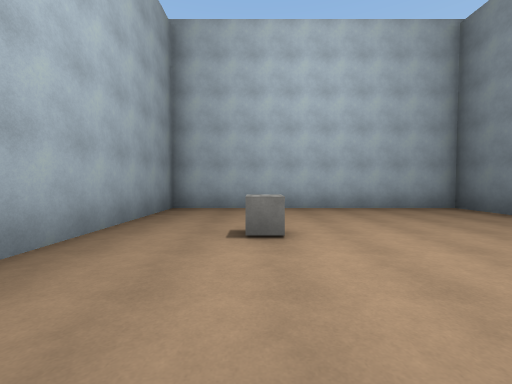
view 1 (above)

23 first-person views from a walk through a 3-D level made in the Unity game engine. The camera is 1.4 m above the floor, tilts 2° down and sees 90° across. The floor is counted in squares, 2 m on a side. Each view is taken from the middle of a square. On the plan, view 1 faces up. The plan holds only what a view shows up to about 9 squares ahead; the rest is blank. Some surface patterns are stand-ins.

view 2
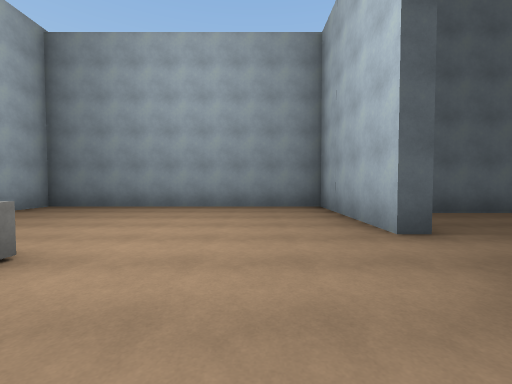

view 3
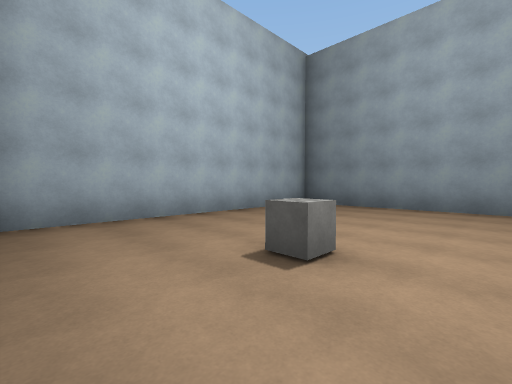

view 4
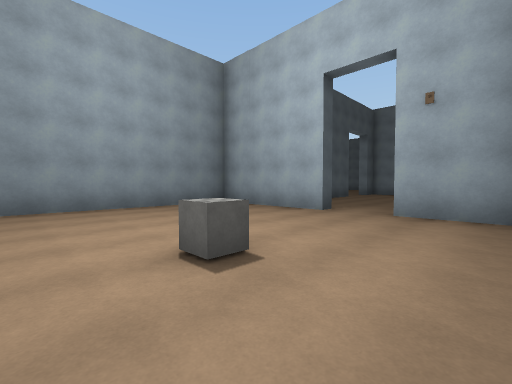

view 5
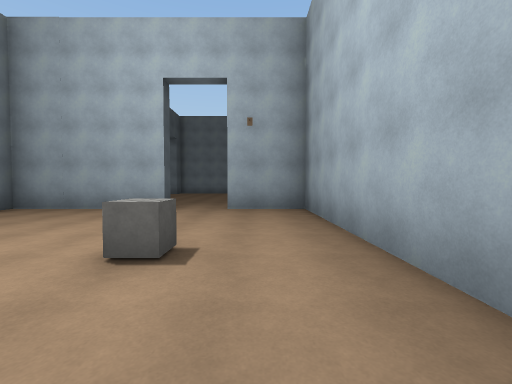

view 6
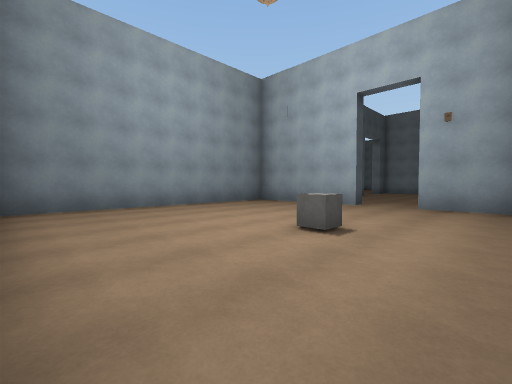

view 7
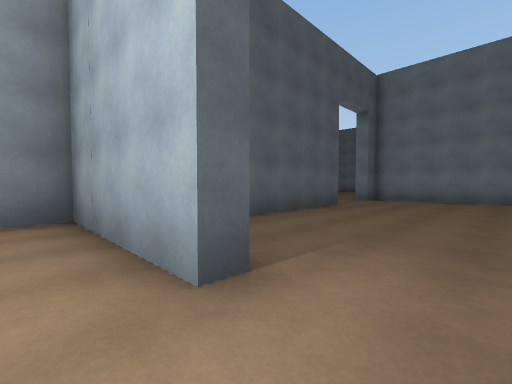

view 8
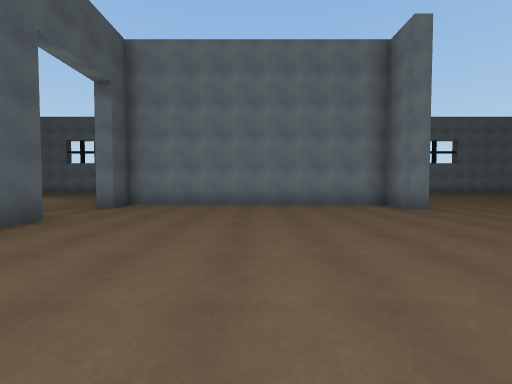

view 9
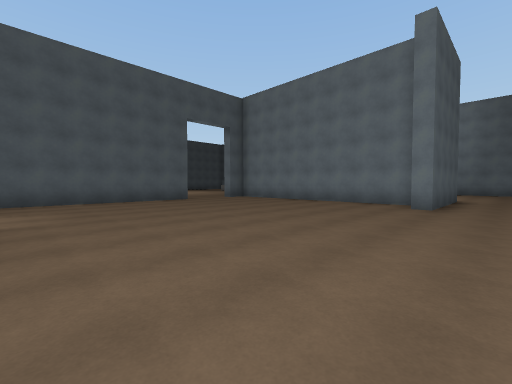

view 10
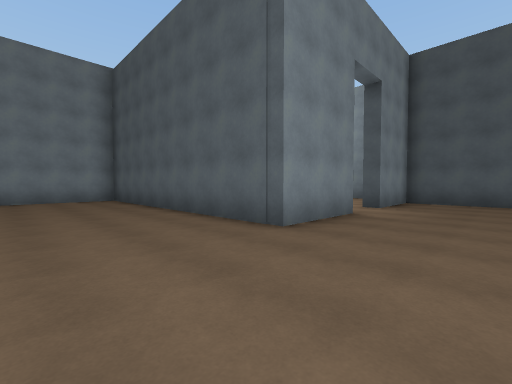

view 11
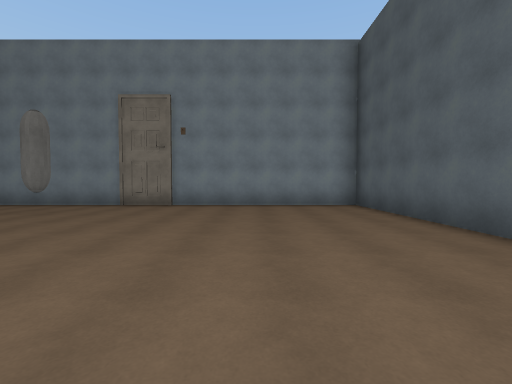

view 12
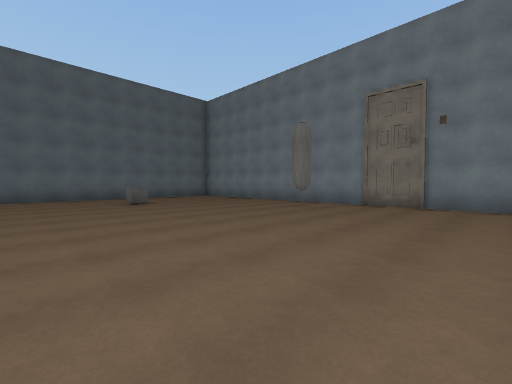

view 13
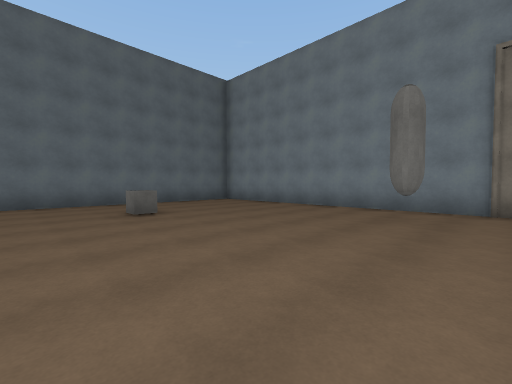

view 14
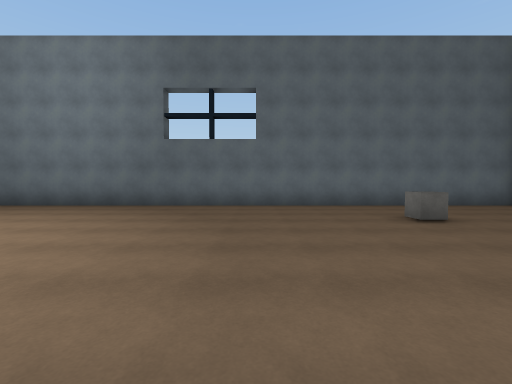

view 15
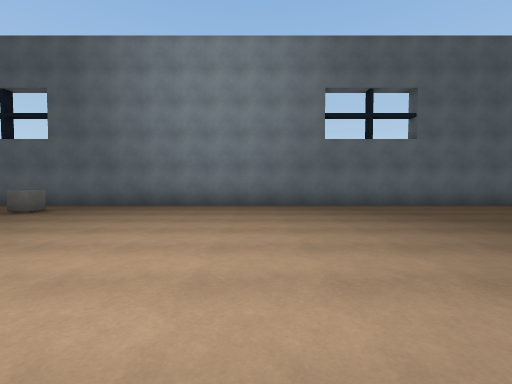

view 16
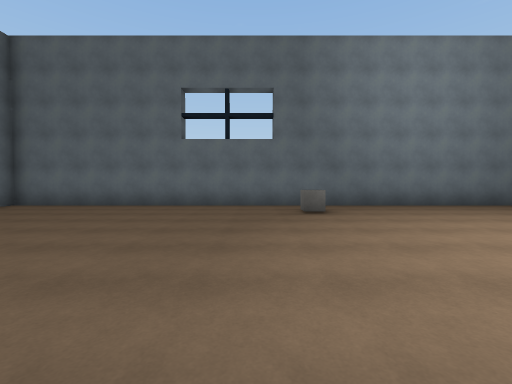

view 17
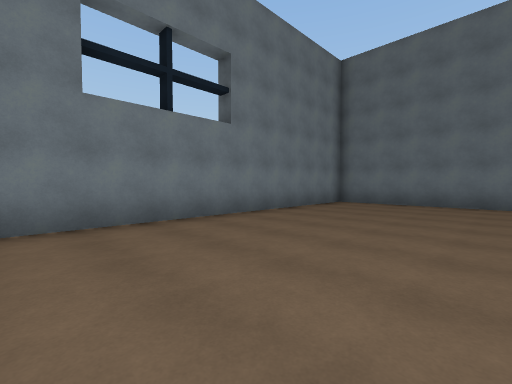

view 18
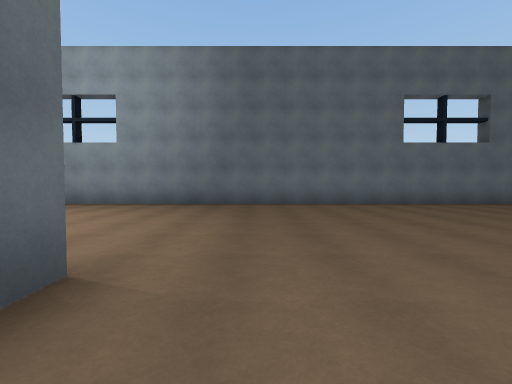

view 19
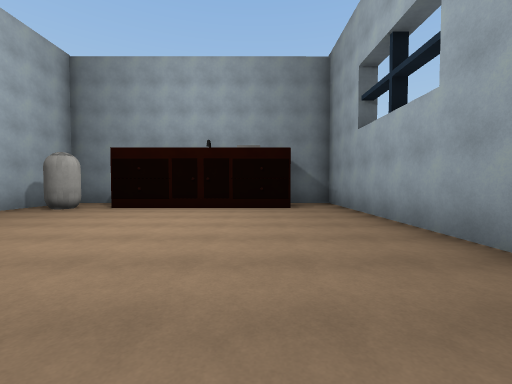

view 20
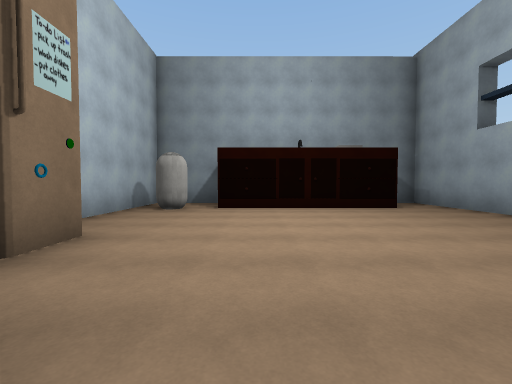

view 21
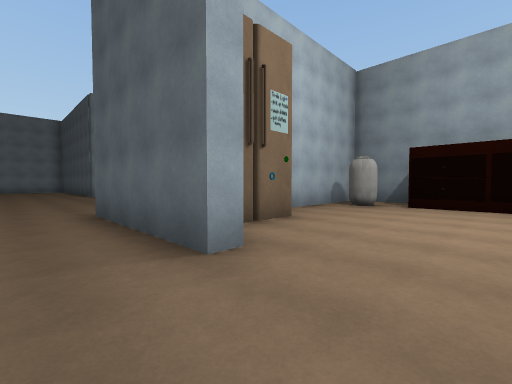

view 22
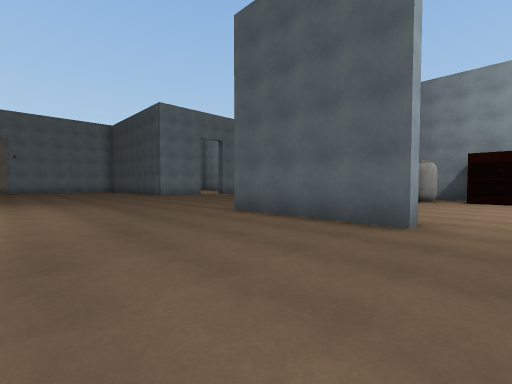

view 23
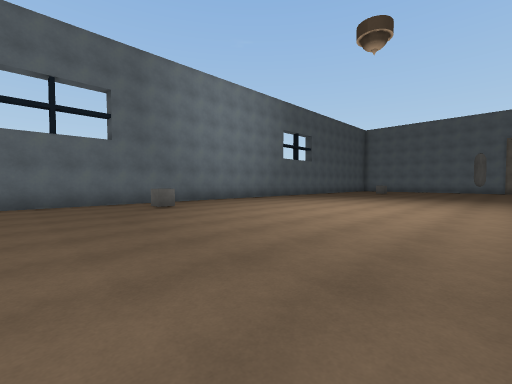

### Floor plan
Ten units are one square. View 1 is at (0, 0); x grows to the right and y downward. Boxes are objects, and circles mark ways between rooms. Rooms are numbered by the first view taken in them; rooms with no view inside come last. Other rooms are left out.
<svg viewBox="-195 -77 256 288">
<path fill="none" stroke="#000" d="M15 14 15 9 56 9 56 -72 -23 -72 -23 9 -1 9M-40 139 -46 139 -46 98 -41 98 -41 111 40 111 40 102 45 102M-1 14 -28 14 -28 -72 -156 -72M40 79 40 14 15 14M40 138 40 115 -1 115M-190 -71 -190 206 40 206 40 191"/>
<rect x="-5" y="-45" width="10" height="10" fill="#bbb"><title>cube</title></rect>
<rect x="-175" y="115" width="10" height="10" fill="#bbb"><title>cube</title></rect>
<rect x="-165" y="-25" width="10" height="10" fill="#bbb"><title>cube</title></rect>
<rect x="-25" y="125" width="10" height="10" fill="#bbb"><title>fridge</title></rect>
<rect x="15" y="125" width="10" height="10" fill="#bbb"><title>capsule</title></rect>
<circle cx="5" cy="10" r="3" fill="#2a7"/>
<text x="20" y="-30">1</text>
<text x="-90" y="70">2</text>
</svg>
Room 1 opens to room 2.

Where each view was taken, in squares from view 1:
view 1: 0 up, 0 right, facing up
view 2: 1 up, 2 left, facing right
view 3: 2 up, 2 left, facing up-right
view 4: 5 up, 2 left, facing down-right
view 5: 6 up, 1 left, facing down
view 6: 7 up, 2 left, facing down-right
view 7: 0 up, 0 right, facing down-right
view 8: 3 down, 0 right, facing down
view 9: 2 down, 6 left, facing down-right
view 10: 4 down, 6 left, facing up-right
view 11: 1 down, 6 left, facing up
view 12: 1 down, 7 left, facing up-left
view 13: 0 up, 10 left, facing up-left
view 14: 1 down, 11 left, facing left
view 15: 6 down, 11 left, facing left
view 16: 13 down, 11 left, facing left
view 17: 16 down, 10 left, facing down-left
view 18: 12 down, 6 left, facing down
view 19: 18 down, 5 left, facing right
view 20: 15 down, 5 left, facing right
view 21: 16 down, 6 left, facing up-right
view 22: 15 down, 9 left, facing up-right
view 23: 15 down, 10 left, facing up-left
